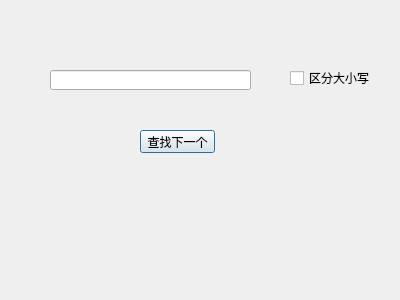
<?xml version="1.0" encoding="UTF-8"?>
<ui version="4.0">
 <class>find_dialog</class>
 <widget class="QDialog" name="find_dialog">
  <property name="geometry">
   <rect>
    <x>0</x>
    <y>0</y>
    <width>400</width>
    <height>300</height>
   </rect>
  </property>
  <property name="windowTitle">
   <string>Dialog</string>
  </property>
  <widget class="QPushButton" name="find_next_button">
   <property name="geometry">
    <rect>
     <x>140</x>
     <y>130</y>
     <width>75</width>
     <height>23</height>
    </rect>
   </property>
   <property name="text">
    <string>查找下一个</string>
   </property>
  </widget>
  <widget class="QLineEdit" name="find_lineedit">
   <property name="geometry">
    <rect>
     <x>50</x>
     <y>70</y>
     <width>201</width>
     <height>20</height>
    </rect>
   </property>
  </widget>
  <widget class="QCheckBox" name="distinguish_check">
   <property name="geometry">
    <rect>
     <x>290</x>
     <y>70</y>
     <width>81</width>
     <height>16</height>
    </rect>
   </property>
   <property name="text">
    <string>区分大小写</string>
   </property>
  </widget>
 </widget>
 <resources/>
 <connections/>
</ui>
